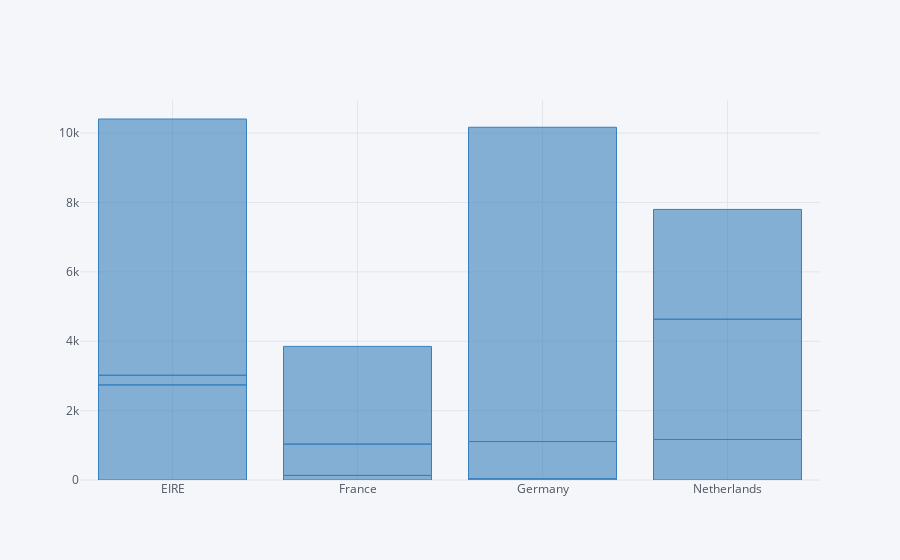

The code cell stored with this chart in its notebook:
### Code cell
data.loc[(data['Country'].isin(country_list)) &\
         data['Description'].isin(product_list)
         ,['Country','Description','Revenue']].groupby(['Country','Description'],as_index=False).agg({'Revenue':'sum'}).\
         iplot(kind = 'bar',
               x = ('Country'),
               y = 'Revenue',
              color = ['blue','red','green'])

### Figure 1 — Plotly figure (JSON) as saved in the notebook; plotly's stock layout.template omitted (floating-point values rounded to 4 significant figures)
{"data": [{"marker": {"color": "rgba(55, 128, 191, 0.6)", "line": {"color": "rgba(55, 128, 191, 1.0)", "width": 1}}, "name": "Revenue", "orientation": "v", "text": "", "type": "bar", "uid": "f8d5ca2c-a811-4b2c-a35b-f8a3c9f9549e", "x": ["EIRE", "EIRE", "EIRE", "France", "France", "France", "Germany", "Germany", "Germany", "Netherlands", "Netherlands", "Netherlands"], "y": [2741.0, 278.7, 7389.0, 131.8, 903.4, 2817.0, 35.4, 1073.0, 9062.0, 1167, 3468, 3166.0]}], "layout": {"legend": {"bgcolor": "#F5F6F9", "font": {"color": "#4D5663"}}, "paper_bgcolor": "#F5F6F9", "plot_bgcolor": "#F5F6F9", "title": {"font": {"color": "#4D5663"}}, "xaxis": {"gridcolor": "#E1E5ED", "showgrid": true, "tickfont": {"color": "#4D5663"}, "title": {"font": {"color": "#4D5663"}, "text": ""}, "zerolinecolor": "#E1E5ED"}, "yaxis": {"gridcolor": "#E1E5ED", "showgrid": true, "tickfont": {"color": "#4D5663"}, "title": {"font": {"color": "#4D5663"}, "text": ""}, "zerolinecolor": "#E1E5ED"}}}
